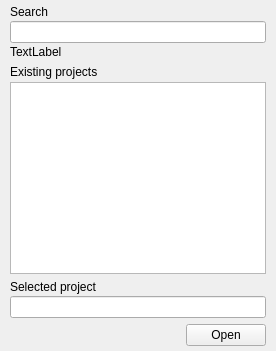
            <widget class="QWidget" name="open_project">
             <layout class="QVBoxLayout" name="verticalLayout_31">
              <property name="spacing">
               <number>-1</number>
              </property>
              <property name="leftMargin">
               <number>10</number>
              </property>
              <property name="topMargin">
               <number>5</number>
              </property>
              <property name="rightMargin">
               <number>10</number>
              </property>
              <property name="bottomMargin">
               <number>5</number>
              </property>
              <item>
               <layout class="QVBoxLayout" name="verticalLayout_28">
                <property name="spacing">
                 <number>2</number>
                </property>
                <item>
                 <widget class="QLabel" name="label_28">
                  <property name="text">
                   <string>Search</string>
                  </property>
                 </widget>
                </item>
                <item>
                 <widget class="QLineEdit" name="txt_open_search"/>
                </item>
                <item>
                 <widget class="QLabel" name="lbl_open_status_search">
                  <property name="text">
                   <string>TextLabel</string>
                  </property>
                 </widget>
                </item>
               </layout>
              </item>
              <item>
               <layout class="QVBoxLayout" name="verticalLayout_29">
                <property name="spacing">
                 <number>3</number>
                </property>
                <item>
                 <widget class="QLabel" name="label_29">
                  <property name="text">
                   <string>Existing projects</string>
                  </property>
                 </widget>
                </item>
                <item>
                 <widget class="QListWidget" name="list_open_projects"/>
                </item>
               </layout>
              </item>
              <item>
               <layout class="QVBoxLayout" name="verticalLayout_30">
                <property name="spacing">
                 <number>2</number>
                </property>
                <item>
                 <widget class="QLabel" name="label_30">
                  <property name="text">
                   <string>Selected project</string>
                  </property>
                 </widget>
                </item>
                <item>
                 <widget class="QLineEdit" name="txt_open_selected_project">
                  <property name="readOnly">
                   <bool>true</bool>
                  </property>
                 </widget>
                </item>
               </layout>
              </item>
              <item>
               <layout class="QHBoxLayout" name="horizontalLayout_24">
                <item>
                 <spacer name="horizontalSpacer_11">
                  <property name="orientation">
                   <enum>Qt::Horizontal</enum>
                  </property>
                  <property name="sizeHint" stdset="0">
                   <size>
                    <width>40</width>
                    <height>20</height>
                   </size>
                  </property>
                 </spacer>
                </item>
                <item>
                 <widget class="QPushButton" name="btn_open_open_project">
                  <property name="text">
                   <string>Open</string>
                  </property>
                 </widget>
                </item>
               </layout>
              </item>
             </layout>
            </widget>
